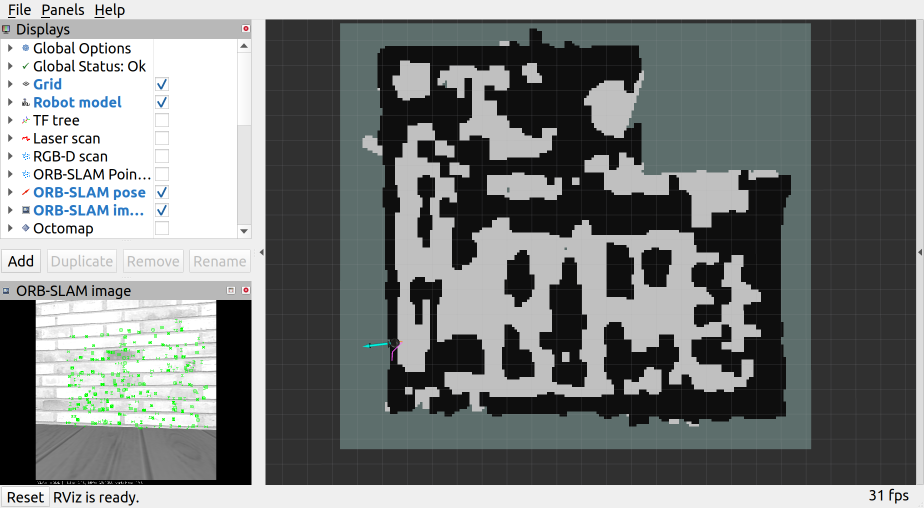
#> input picture src/decision_maker/src/python/RL/rviz_results/aws_bookstore/dueling_ddqn/20/all/100-0a91_completed.png, 1848 x 1016 px (shown at 1/2 size); its folder holds 4 pictures in this run
$ python resize.py
#> lines starting #> are read from the running program, lines starting #| are printed output that depends on the picture
from PIL import Image
import os
import glob

def crop_images_in_folder(folder_path, output_folder, crop_width=1300, crop_height=1100):
    # Create the output folder if it does not exist
#> called with crop_width = 1300, crop_height = 1100
    os.makedirs(output_folder, exist_ok=True)

    # Get all image files in the folder
    for img_path in glob.glob(os.path.join(folder_path, '*.png')):
        with Image.open(img_path) as img:
            # Get the dimensions of the image
#> img is the input picture: PIL image 1848x1016 RGB; mean R, G, B 121.9, 125.3, 124.7
            width, height = img.size
#> width = 1848; height = 1016

            # Calculate the coordinates for cropping from the bottom-right corner
            left = width - crop_width
#> left = 548
            top = height - crop_height
#> top = -84
            right = width
#> right = 1848
            bottom = height - 50
#> bottom = 966

            # Perform the cropping
            cropped_img = img.crop((left, top, right, bottom))
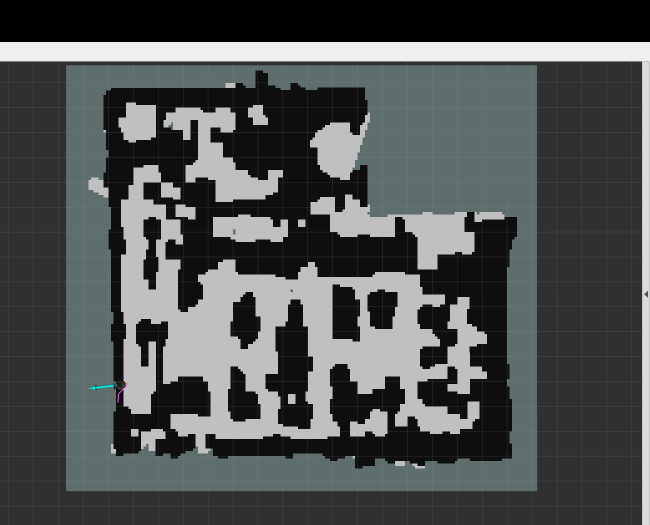
#> cropped_img: PIL image 1300x1050 RGB (shown at 1/2 size); mean R, G, B 79.1, 82.6, 82.3

            # Save the cropped image to the output folder
            img_name = os.path.basename(img_path)
            cropped_img.save(os.path.join(output_folder, img_name))
            print(f'Cropped and saved {img_name}')
#> pass 2 of the loop in crop_images_in_folder, `for img_path in glob.glob(os.path.join(folder_path, '*.png')):`:
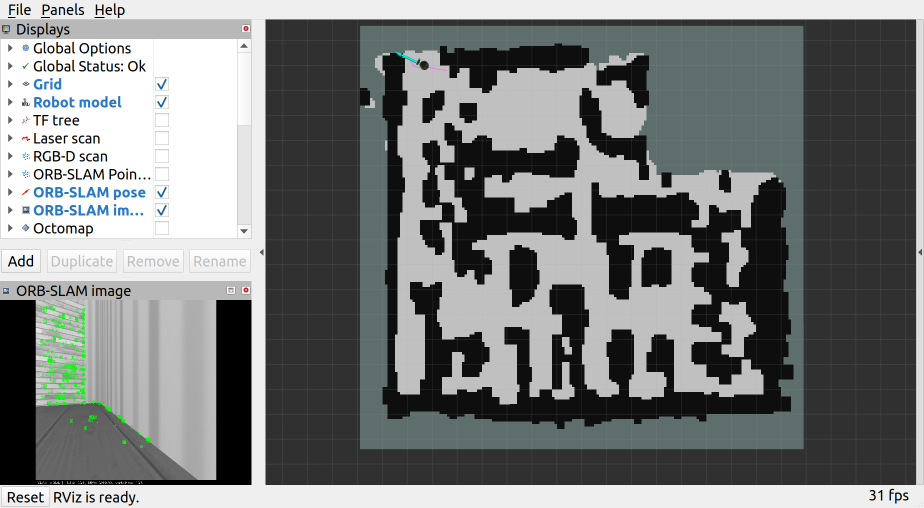
#> input picture src/decision_maker/src/python/RL/rviz_results/aws_bookstore/dueling_ddqn/20/all/100-2a05_completed.png, 1848 x 1016 px (shown at 1/2 size)
#> in crop_images_in_folder, img is the input picture: PIL image 1848x1016 RGB; mean R, G, B 121, 123.9, 123.4
#> in crop_images_in_folder, `cropped_img = img.crop((left, top, right, bottom))`:
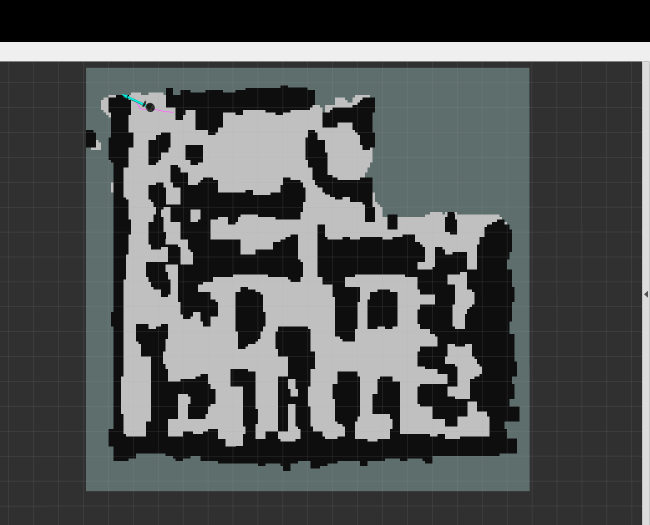
#> cropped_img: PIL image 1300x1050 RGB (shown at 1/2 size); mean R, G, B 81.7, 84.6, 84.3
#> pass 3 of the loop in crop_images_in_folder, `for img_path in glob.glob(os.path.join(folder_path, '*.png')):`:
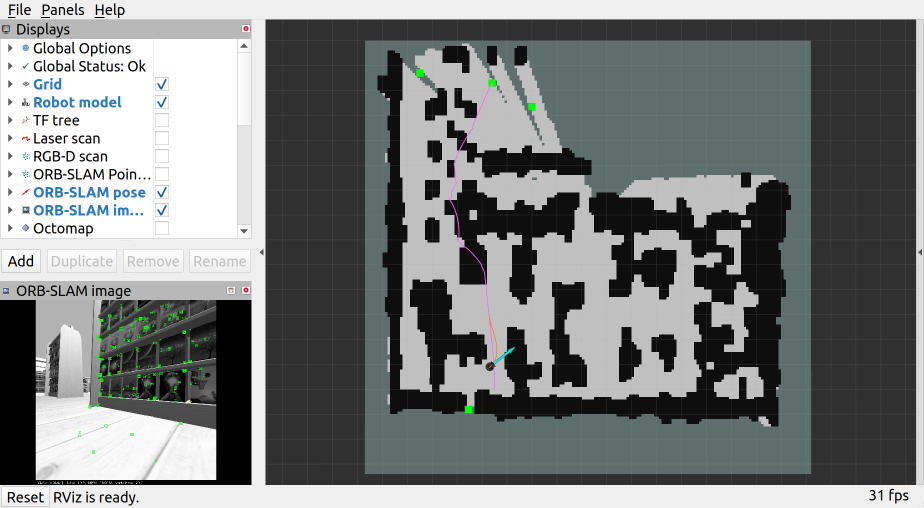
#> input picture src/decision_maker/src/python/RL/rviz_results/aws_bookstore/dueling_ddqn/20/all/100-55c_not_completed.png, 1848 x 1016 px (shown at 1/2 size)
#> in crop_images_in_folder, img is the input picture: PIL image 1848x1016 RGB; mean R, G, B 122.2, 125.7, 125.3
#> in crop_images_in_folder, `cropped_img = img.crop((left, top, right, bottom))`:
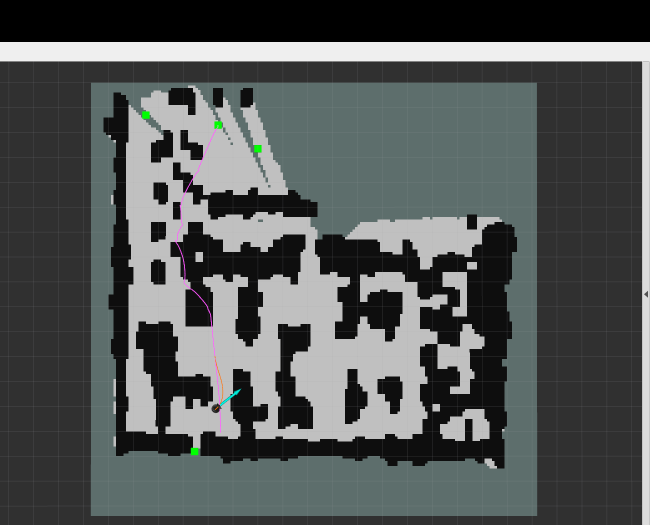
#> cropped_img: PIL image 1300x1050 RGB (shown at 1/2 size); mean R, G, B 83.6, 87.6, 87.1
#> the loop made 4 passes; the first 3 are shown

# Example usage
folder_path = '/home/lx23/Downloads/explORB-SLAM-RL/src/decision_maker/src/python/RL/rviz_results/aws_bookstore/dueling_ddqn/20/all'
output_folder = '/home/lx23/Downloads/explORB-SLAM-RL/src/decision_maker/src/python/RL/rviz_results/aws_bookstore/dueling_ddqn/20/all/new'
crop_images_in_folder(folder_path, output_folder)
